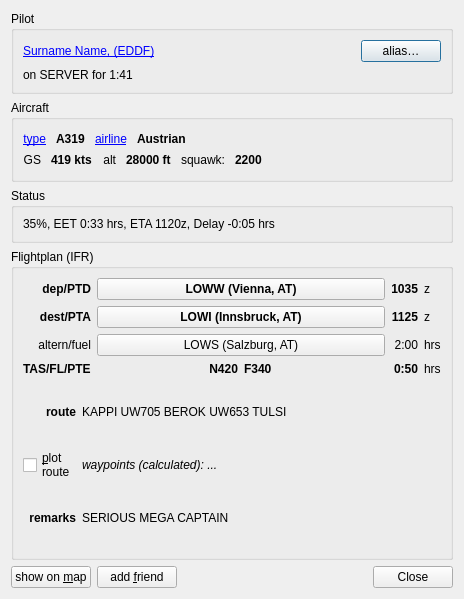
<?xml version="1.0" encoding="UTF-8"?>
<ui version="4.0">
 <class>PilotDetails</class>
 <widget class="QDialog" name="PilotDetails">
  <property name="geometry">
   <rect>
    <x>0</x>
    <y>0</y>
    <width>464</width>
    <height>599</height>
   </rect>
  </property>
  <property name="windowIcon">
   <iconset resource="Resources.qrc">
    <normaloff>:/icons/qutescoop.png</normaloff>:/icons/qutescoop.png</iconset>
  </property>
  <layout class="QVBoxLayout" name="verticalLayout" stretch="0,0,0,1,0">
   <item>
    <widget class="QGroupBox" name="groupBox">
     <property name="title">
      <string>Pilot</string>
     </property>
     <layout class="QVBoxLayout" name="verticalLayout_2">
      <item>
       <layout class="QHBoxLayout" name="horizontalLayout_7" stretch="1,0">
        <item>
         <widget class="QLabel" name="lblPilotInfo">
          <property name="toolTip">
           <string>Link opens the VATSIM Statistics Center</string>
          </property>
          <property name="text">
           <string>&lt;a href=&quot;https://&quot;&gt;Surname Name, (EDDF)&lt;/a&gt;</string>
          </property>
          <property name="openExternalLinks">
           <bool>true</bool>
          </property>
         </widget>
        </item>
        <item>
         <widget class="QPushButton" name="pbAlias">
          <property name="toolTip">
           <string>Add or edit an alias for this VATSIM member</string>
          </property>
          <property name="text">
           <string>alias…</string>
          </property>
         </widget>
        </item>
       </layout>
      </item>
      <item>
       <widget class="QLabel" name="lblConnected">
        <property name="text">
         <string>on SERVER for 1:41</string>
        </property>
       </widget>
      </item>
     </layout>
    </widget>
   </item>
   <item>
    <widget class="QGroupBox" name="groupBox_2">
     <property name="title">
      <string>Aircraft</string>
     </property>
     <layout class="QVBoxLayout">
      <property name="spacing">
       <number>1</number>
      </property>
      <item>
       <layout class="QHBoxLayout" name="horizontalLayout_4">
        <property name="spacing">
         <number>10</number>
        </property>
        <item>
         <widget class="QLabel" name="label_10">
          <property name="toolTip">
           <string>ICAO aircraft type (link to ICAO type designators)</string>
          </property>
          <property name="text">
           <string>&lt;a href=&quot;https://www.icao.int/publications/DOC8643/Pages/Search.aspx&quot;&gt;type&lt;/a&gt;</string>
          </property>
          <property name="alignment">
           <set>Qt::AlignRight|Qt::AlignTrailing|Qt::AlignVCenter</set>
          </property>
          <property name="openExternalLinks">
           <bool>true</bool>
          </property>
         </widget>
        </item>
        <item>
         <widget class="QLabel" name="lblAircraft">
          <property name="font">
           <font>
            <bold>true</bold>
           </font>
          </property>
          <property name="toolTip">
           <string>ICAO aircraft type</string>
          </property>
          <property name="text">
           <string>A319</string>
          </property>
         </widget>
        </item>
        <item>
         <widget class="QLabel" name="label_12">
          <property name="text">
           <string>&lt;a href=&quot;https://en.wikipedia.org/wiki/List_of_airline_codes&quot;&gt;airline&lt;/a&gt;</string>
          </property>
          <property name="openExternalLinks">
           <bool>true</bool>
          </property>
         </widget>
        </item>
        <item>
         <widget class="QLabel" name="lblAirline">
          <property name="font">
           <font>
            <bold>true</bold>
           </font>
          </property>
          <property name="text">
           <string>Austrian</string>
          </property>
         </widget>
        </item>
        <item>
         <spacer name="horizontalSpacer">
          <property name="orientation">
           <enum>Qt::Horizontal</enum>
          </property>
          <property name="sizeHint" stdset="0">
           <size>
            <width>40</width>
            <height>20</height>
           </size>
          </property>
         </spacer>
        </item>
       </layout>
      </item>
      <item>
       <layout class="QHBoxLayout" name="horizontalLayout_6" stretch="0,0,0,0,0,0,0">
        <property name="spacing">
         <number>10</number>
        </property>
        <property name="margin" stdset="0">
         <number>0</number>
        </property>
        <item>
         <widget class="QLabel" name="label_13">
          <property name="toolTip">
           <string>current &lt;b&gt;g&lt;/b&gt;round&lt;b&gt;s&lt;/b&gt;peed</string>
          </property>
          <property name="text">
           <string>GS</string>
          </property>
          <property name="alignment">
           <set>Qt::AlignRight|Qt::AlignTrailing|Qt::AlignVCenter</set>
          </property>
         </widget>
        </item>
        <item>
         <widget class="QLabel" name="lblGroundspeed">
          <property name="font">
           <font>
            <bold>true</bold>
           </font>
          </property>
          <property name="toolTip">
           <string>current &lt;b&gt;g&lt;/b&gt;round&lt;b&gt;s&lt;/b&gt;peed</string>
          </property>
          <property name="text">
           <string>419 kts</string>
          </property>
         </widget>
        </item>
        <item>
         <widget class="QLabel" name="label_15">
          <property name="toolTip">
           <string>current altitude</string>
          </property>
          <property name="text">
           <string>alt</string>
          </property>
          <property name="alignment">
           <set>Qt::AlignRight|Qt::AlignTrailing|Qt::AlignVCenter</set>
          </property>
         </widget>
        </item>
        <item>
         <widget class="QLabel" name="lblAltitude">
          <property name="font">
           <font>
            <bold>true</bold>
           </font>
          </property>
          <property name="toolTip">
           <string>current altitude</string>
          </property>
          <property name="text">
           <string>28000 ft</string>
          </property>
         </widget>
        </item>
        <item>
         <widget class="QLabel" name="label_14">
          <property name="text">
           <string>squawk:</string>
          </property>
          <property name="alignment">
           <set>Qt::AlignRight|Qt::AlignTrailing|Qt::AlignVCenter</set>
          </property>
         </widget>
        </item>
        <item>
         <widget class="QLabel" name="lblSquawk">
          <property name="font">
           <font>
            <bold>true</bold>
           </font>
          </property>
          <property name="text">
           <string>2200</string>
          </property>
         </widget>
        </item>
        <item>
         <spacer name="horizontalSpacer_2">
          <property name="orientation">
           <enum>Qt::Horizontal</enum>
          </property>
          <property name="sizeHint" stdset="0">
           <size>
            <width>40</width>
            <height>20</height>
           </size>
          </property>
         </spacer>
        </item>
       </layout>
      </item>
     </layout>
    </widget>
   </item>
   <item>
    <widget class="QGroupBox" name="groupStatus">
     <property name="title">
      <string>Status</string>
     </property>
     <layout class="QVBoxLayout" name="verticalLayout_3">
      <item>
       <widget class="QLabel" name="lblFlightStatus">
        <property name="toolTip">
         <string>%: percent of route completion&lt;br&gt;
TTG: estimated remaining enroute time (&lt;b&gt;t&lt;/b&gt;ime &lt;b&gt;t&lt;/b&gt;o &lt;b&gt;g&lt;/b&gt;o)&lt;br&gt;
ETA: calculated &lt;b&gt;e&lt;/b&gt;stimated &lt;b&gt;t&lt;/b&gt;ime of &lt;b&gt;a&lt;/b&gt;rrival&lt;br&gt;
delay: difference between planned and calculated ETA</string>
        </property>
        <property name="text">
         <string>35%, EET 0:33 hrs, ETA 1120z, Delay -0:05 hrs</string>
        </property>
        <property name="wordWrap">
         <bool>true</bool>
        </property>
       </widget>
      </item>
     </layout>
    </widget>
   </item>
   <item>
    <widget class="QGroupBox" name="groupFp">
     <property name="title">
      <string>Flightplan (IFR)</string>
     </property>
     <layout class="QGridLayout" name="gridLayout_3">
      <item row="0" column="0">
       <layout class="QGridLayout" name="gridLayout">
        <item row="0" column="0">
         <widget class="QLabel" name="label_3">
          <property name="font">
           <font>
            <bold>true</bold>
           </font>
          </property>
          <property name="toolTip">
           <string>departure aerodrome / &lt;b&gt;p&lt;/b&gt;lanned &lt;b&gt;t&lt;/b&gt;ime of &lt;b&gt;d&lt;/b&gt;eparture</string>
          </property>
          <property name="text">
           <string>dep/PTD</string>
          </property>
          <property name="alignment">
           <set>Qt::AlignRight|Qt::AlignTrailing|Qt::AlignVCenter</set>
          </property>
         </widget>
        </item>
        <item row="1" column="0">
         <widget class="QLabel" name="label_4">
          <property name="font">
           <font>
            <bold>true</bold>
           </font>
          </property>
          <property name="toolTip">
           <string>destination / &lt;b&gt;p&lt;/b&gt;lanned &lt;b&gt;t&lt;/b&gt;ime of &lt;b&gt;a&lt;/b&gt;rrival</string>
          </property>
          <property name="text">
           <string>dest/PTA</string>
          </property>
          <property name="alignment">
           <set>Qt::AlignRight|Qt::AlignTrailing|Qt::AlignVCenter</set>
          </property>
         </widget>
        </item>
        <item row="1" column="2">
         <widget class="QLabel" name="lblPlanEta">
          <property name="font">
           <font>
            <bold>true</bold>
           </font>
          </property>
          <property name="toolTip">
           <string>ETA: &lt;b&gt;e&lt;/b&gt;stimated &lt;b&gt;t&lt;/b&gt;ime of &lt;b&gt;a&lt;/b&gt;rrival</string>
          </property>
          <property name="text">
           <string>1125</string>
          </property>
          <property name="alignment">
           <set>Qt::AlignRight|Qt::AlignTrailing|Qt::AlignVCenter</set>
          </property>
         </widget>
        </item>
        <item row="0" column="2">
         <widget class="QLabel" name="lblPlanEtd">
          <property name="sizePolicy">
           <sizepolicy hsizetype="Preferred" vsizetype="Preferred">
            <horstretch>0</horstretch>
            <verstretch>0</verstretch>
           </sizepolicy>
          </property>
          <property name="font">
           <font>
            <bold>true</bold>
           </font>
          </property>
          <property name="toolTip">
           <string>ETD: &lt;b&gt;e&lt;/b&gt;stimated &lt;b&gt;t&lt;/b&gt;ime of &lt;b&gt;d&lt;/b&gt;eparture</string>
          </property>
          <property name="text">
           <string>1035</string>
          </property>
          <property name="alignment">
           <set>Qt::AlignRight|Qt::AlignTrailing|Qt::AlignVCenter</set>
          </property>
         </widget>
        </item>
        <item row="3" column="1">
         <layout class="QHBoxLayout" name="horizontalLayout_2">
          <item>
           <widget class="QLabel" name="lblPlanTas">
            <property name="font">
             <font>
              <bold>true</bold>
             </font>
            </property>
            <property name="toolTip">
             <string>ICAO flightplan format for true airspeed (TAS)</string>
            </property>
            <property name="text">
             <string>N420</string>
            </property>
            <property name="alignment">
             <set>Qt::AlignRight|Qt::AlignTrailing|Qt::AlignVCenter</set>
            </property>
           </widget>
          </item>
          <item>
           <widget class="QLabel" name="lblPlanFl">
            <property name="font">
             <font>
              <bold>true</bold>
             </font>
            </property>
            <property name="toolTip">
             <string>ICAO flightplan format for flight level</string>
            </property>
            <property name="text">
             <string>F340</string>
            </property>
           </widget>
          </item>
         </layout>
        </item>
        <item row="3" column="0">
         <widget class="QLabel" name="label_2">
          <property name="font">
           <font>
            <bold>true</bold>
           </font>
          </property>
          <property name="toolTip">
           <string>filed &lt;b&gt;t&lt;/b&gt;rue &lt;b&gt;a&lt;/b&gt;ir&lt;b&gt;s&lt;/b&gt;peed / cruise level / &lt;b&gt;p&lt;/b&gt;lanned &lt;b&gt;t&lt;/b&gt;ime &lt;b&gt;e&lt;/b&gt;nroute</string>
          </property>
          <property name="text">
           <string>TAS/FL/PTE</string>
          </property>
         </widget>
        </item>
        <item row="3" column="2">
         <widget class="QLabel" name="lblPlanEte">
          <property name="font">
           <font>
            <bold>true</bold>
           </font>
          </property>
          <property name="toolTip">
           <string>ETE: &lt;b&gt;e&lt;/b&gt;stimated &lt;b&gt;t&lt;/b&gt;ime &lt;b&gt;e&lt;/b&gt;nroute</string>
          </property>
          <property name="text">
           <string>0:50</string>
          </property>
          <property name="alignment">
           <set>Qt::AlignRight|Qt::AlignTrailing|Qt::AlignVCenter</set>
          </property>
         </widget>
        </item>
        <item row="1" column="1">
         <layout class="QHBoxLayout" name="horizontalLayout">
          <item>
           <widget class="QPushButton" name="buttonDest">
            <property name="sizePolicy">
             <sizepolicy hsizetype="MinimumExpanding" vsizetype="Preferred">
              <horstretch>0</horstretch>
              <verstretch>0</verstretch>
             </sizepolicy>
            </property>
            <property name="font">
             <font>
              <bold>true</bold>
             </font>
            </property>
            <property name="toolTip">
             <string>open destination aerodrome details dialog</string>
            </property>
            <property name="text">
             <string>LOWI (Innsbruck, AT)</string>
            </property>
            <property name="flat">
             <bool>false</bool>
            </property>
           </widget>
          </item>
         </layout>
        </item>
        <item row="0" column="1">
         <layout class="QHBoxLayout" name="horizontalLayout_3" stretch="1">
          <item>
           <widget class="QPushButton" name="buttonFrom">
            <property name="sizePolicy">
             <sizepolicy hsizetype="MinimumExpanding" vsizetype="Preferred">
              <horstretch>0</horstretch>
              <verstretch>0</verstretch>
             </sizepolicy>
            </property>
            <property name="font">
             <font>
              <bold>true</bold>
             </font>
            </property>
            <property name="toolTip">
             <string>open departure aerodrome details dialog</string>
            </property>
            <property name="text">
             <string>LOWW (Vienna, AT)</string>
            </property>
            <property name="flat">
             <bool>false</bool>
            </property>
           </widget>
          </item>
         </layout>
        </item>
        <item row="0" column="3">
         <widget class="QLabel" name="label_5">
          <property name="text">
           <string>z</string>
          </property>
         </widget>
        </item>
        <item row="1" column="3">
         <widget class="QLabel" name="label_7">
          <property name="text">
           <string>z</string>
          </property>
         </widget>
        </item>
        <item row="3" column="3">
         <widget class="QLabel" name="label_8">
          <property name="text">
           <string>hrs</string>
          </property>
         </widget>
        </item>
        <item row="2" column="0">
         <widget class="QLabel" name="label_9">
          <property name="toolTip">
           <string>alternate aerodrome / time of fuel on board (endurance)</string>
          </property>
          <property name="text">
           <string>altern/fuel</string>
          </property>
          <property name="alignment">
           <set>Qt::AlignRight|Qt::AlignTrailing|Qt::AlignVCenter</set>
          </property>
         </widget>
        </item>
        <item row="2" column="3">
         <widget class="QLabel" name="label_11">
          <property name="text">
           <string>hrs</string>
          </property>
         </widget>
        </item>
        <item row="2" column="2">
         <widget class="QLabel" name="lblFuel">
          <property name="toolTip">
           <string>fuel on board</string>
          </property>
          <property name="text">
           <string>2:00</string>
          </property>
          <property name="alignment">
           <set>Qt::AlignRight|Qt::AlignTrailing|Qt::AlignVCenter</set>
          </property>
         </widget>
        </item>
        <item row="2" column="1">
         <layout class="QHBoxLayout" name="horizontalLayout_5">
          <item>
           <widget class="QPushButton" name="buttonAlt">
            <property name="sizePolicy">
             <sizepolicy hsizetype="MinimumExpanding" vsizetype="Preferred">
              <horstretch>0</horstretch>
              <verstretch>0</verstretch>
             </sizepolicy>
            </property>
            <property name="toolTip">
             <string>open alternate aerodrome details dialog</string>
            </property>
            <property name="text">
             <string>LOWS (Salzburg, AT)</string>
            </property>
            <property name="flat">
             <bool>false</bool>
            </property>
           </widget>
          </item>
         </layout>
        </item>
       </layout>
      </item>
      <item row="1" column="0">
       <layout class="QGridLayout" name="gridLayout_4">
        <item row="0" column="2">
         <widget class="QLabel" name="lblRoute">
          <property name="sizePolicy">
           <sizepolicy hsizetype="Preferred" vsizetype="Expanding">
            <horstretch>0</horstretch>
            <verstretch>0</verstretch>
           </sizepolicy>
          </property>
          <property name="mouseTracking">
           <bool>true</bool>
          </property>
          <property name="toolTip">
           <string>filed route</string>
          </property>
          <property name="text">
           <string>KAPPI UW705 BEROK UW653 TULSI</string>
          </property>
          <property name="alignment">
           <set>Qt::AlignLeading|Qt::AlignLeft|Qt::AlignVCenter</set>
          </property>
          <property name="wordWrap">
           <bool>true</bool>
          </property>
          <property name="textInteractionFlags">
           <set>Qt::LinksAccessibleByMouse|Qt::TextSelectableByKeyboard|Qt::TextSelectableByMouse</set>
          </property>
         </widget>
        </item>
        <item row="2" column="2">
         <widget class="QLabel" name="lblRemarks">
          <property name="sizePolicy">
           <sizepolicy hsizetype="Preferred" vsizetype="Expanding">
            <horstretch>0</horstretch>
            <verstretch>0</verstretch>
           </sizepolicy>
          </property>
          <property name="text">
           <string>SERIOUS MEGA CAPTAIN</string>
          </property>
          <property name="wordWrap">
           <bool>true</bool>
          </property>
          <property name="textInteractionFlags">
           <set>Qt::LinksAccessibleByMouse|Qt::TextSelectableByKeyboard|Qt::TextSelectableByMouse</set>
          </property>
         </widget>
        </item>
        <item row="0" column="1">
         <widget class="QLabel" name="label_6">
          <property name="font">
           <font>
            <bold>true</bold>
           </font>
          </property>
          <property name="toolTip">
           <string>filed route</string>
          </property>
          <property name="text">
           <string>route</string>
          </property>
          <property name="alignment">
           <set>Qt::AlignRight|Qt::AlignTrailing|Qt::AlignVCenter</set>
          </property>
         </widget>
        </item>
        <item row="1" column="1">
         <widget class="QCheckBox" name="cbPlotRoute">
          <property name="sizePolicy">
           <sizepolicy hsizetype="Maximum" vsizetype="Fixed">
            <horstretch>0</horstretch>
            <verstretch>0</verstretch>
           </sizepolicy>
          </property>
          <property name="toolTip">
           <string>plot route on map (requires navigation database). Also accessible via right click on the airplane's label on the map.</string>
          </property>
          <property name="text">
           <string>&amp;plot
route</string>
          </property>
         </widget>
        </item>
        <item row="2" column="1">
         <widget class="QLabel" name="label">
          <property name="font">
           <font>
            <bold>true</bold>
           </font>
          </property>
          <property name="text">
           <string>remarks</string>
          </property>
          <property name="alignment">
           <set>Qt::AlignRight|Qt::AlignTrailing|Qt::AlignVCenter</set>
          </property>
         </widget>
        </item>
        <item row="1" column="2">
         <widget class="QLabel" name="lblPlotStatus">
          <property name="font">
           <font>
            <italic>true</italic>
           </font>
          </property>
          <property name="toolTip">
           <string>waypoints as extracted from the route with help of navigation database.</string>
          </property>
          <property name="text">
           <string>waypoints (calculated): ...</string>
          </property>
          <property name="wordWrap">
           <bool>true</bool>
          </property>
          <property name="textInteractionFlags">
           <set>Qt::LinksAccessibleByMouse|Qt::TextSelectableByKeyboard|Qt::TextSelectableByMouse</set>
          </property>
         </widget>
        </item>
       </layout>
      </item>
     </layout>
    </widget>
   </item>
   <item>
    <layout class="QHBoxLayout" name="verticalBottom">
     <item>
      <widget class="QPushButton" name="buttonShowOnMap">
       <property name="toolTip">
        <string>move to and and zoom in on this plane</string>
       </property>
       <property name="text">
        <string>show on &amp;map</string>
       </property>
       <property name="shortcut">
        <string>S</string>
       </property>
       <property name="autoDefault">
        <bool>false</bool>
       </property>
      </widget>
     </item>
     <item>
      <widget class="QPushButton" name="buttonAddFriend">
       <property name="text">
        <string>add &amp;friend</string>
       </property>
      </widget>
     </item>
     <item>
      <widget class="QDialogButtonBox" name="buttonBox">
       <property name="standardButtons">
        <set>QDialogButtonBox::Close</set>
       </property>
      </widget>
     </item>
    </layout>
   </item>
  </layout>
 </widget>
 <tabstops>
  <tabstop>buttonFrom</tabstop>
  <tabstop>buttonDest</tabstop>
  <tabstop>buttonAlt</tabstop>
  <tabstop>buttonShowOnMap</tabstop>
  <tabstop>buttonAddFriend</tabstop>
  <tabstop>buttonBox</tabstop>
 </tabstops>
 <resources>
  <include location="Resources.qrc"/>
 </resources>
 <connections>
  <connection>
   <sender>buttonShowOnMap</sender>
   <signal>clicked()</signal>
   <receiver>PilotDetails</receiver>
   <slot>close()</slot>
   <hints>
    <hint type="sourcelabel">
     <x>84</x>
     <y>623</y>
    </hint>
    <hint type="destinationlabel">
     <x>177</x>
     <y>259</y>
    </hint>
   </hints>
  </connection>
  <connection>
   <sender>buttonBox</sender>
   <signal>clicked(QAbstractButton*)</signal>
   <receiver>PilotDetails</receiver>
   <slot>close()</slot>
   <hints>
    <hint type="sourcelabel">
     <x>453</x>
     <y>624</y>
    </hint>
    <hint type="destinationlabel">
     <x>294</x>
     <y>523</y>
    </hint>
   </hints>
  </connection>
 </connections>
</ui>
